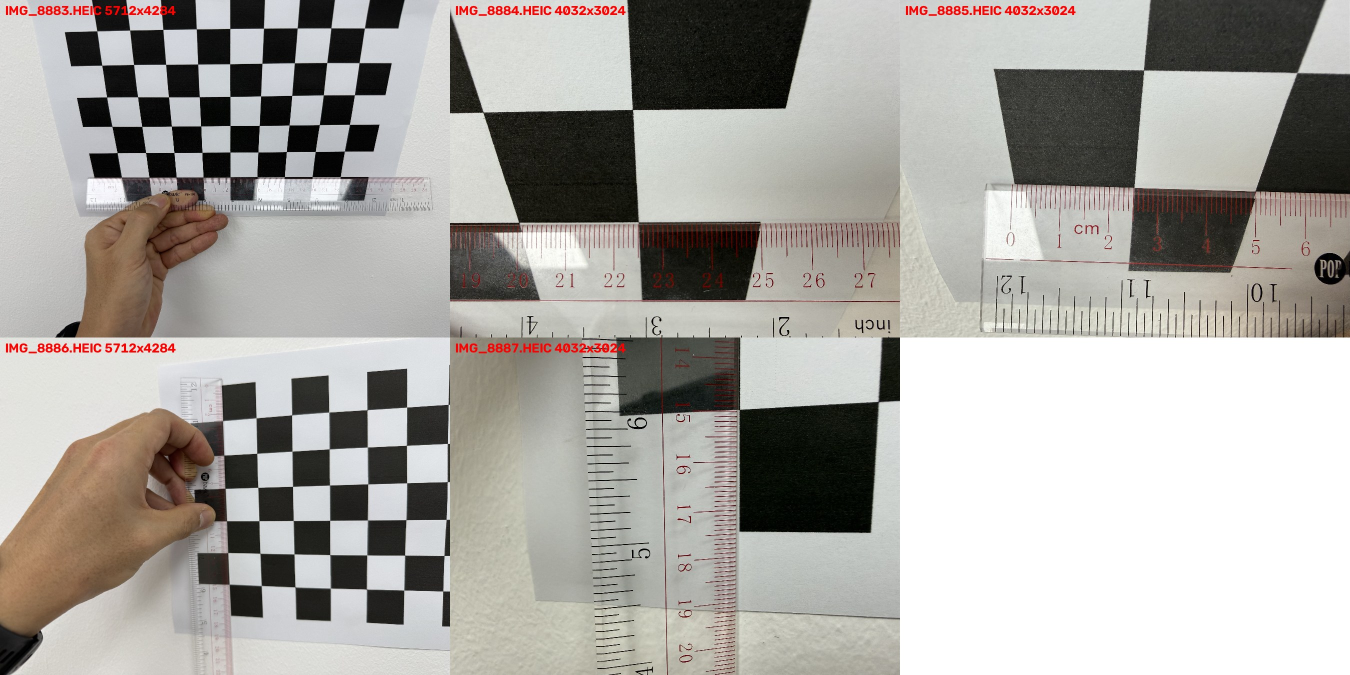
#> input picture results/own/calib_measurement.jpg, 2700 x 1350 px (shown at 1/2 size); its folder holds only this picture in this run
$ python check_calibration_photos.py --folder ../results/own
#> lines starting #> are read from the running program, lines starting #| are printed output that depends on the picture
"""Review a folder of chessboard calibration photos (HEIC/JPEG, sub-folders allowed) before calibrating.

    python scripts/check_calibration_photos.py --folder Datasets/Calibration --cols 9 --rows 6
Per photo: stored size, EXIF (lens, focal length, focus distance, orientation), 'edited' flag (iPhone IMG_Exxxx = edited copy),
board found?, board width as % of the frame, tilt of the board plane, position in the frame. Summary per sub-folder.
Writes results/own/calib_photo_review.csv and a contact sheet of the detections.
"""
import argparse, os, sys
import cv2
import numpy as np
import pandas as pd
import pillow_heif
from PIL import Image

pillow_heif.register_heif_opener()
#> (this line was passed over: pillow_heif is not available in this run)
ap = argparse.ArgumentParser()
ap.add_argument("--folder", required=True)
ap.add_argument("--cols", type=int, default=9)
ap.add_argument("--rows", type=int, default=6)
a = ap.parse_args()
pattern = (a.cols, a.rows)

rows, sheet = [], []
for dp, _, fs in sorted(os.walk(a.folder)):
    for f in sorted(fs):
        if not f.lower().endswith((".heic", ".heif", ".jpg", ".jpeg", ".png")):
            continue
        path = os.path.join(dp, f)
        im = Image.open(path)
#> im is the input picture: PIL image 2700x1350 RGB; mean R, G, B 169.3, 166.6, 161.9
        ex = im.getexif()
        ifd = ex.get_ifd(0x8769)
#> ifd = 0 items
        gray = np.array(im.convert("L"))
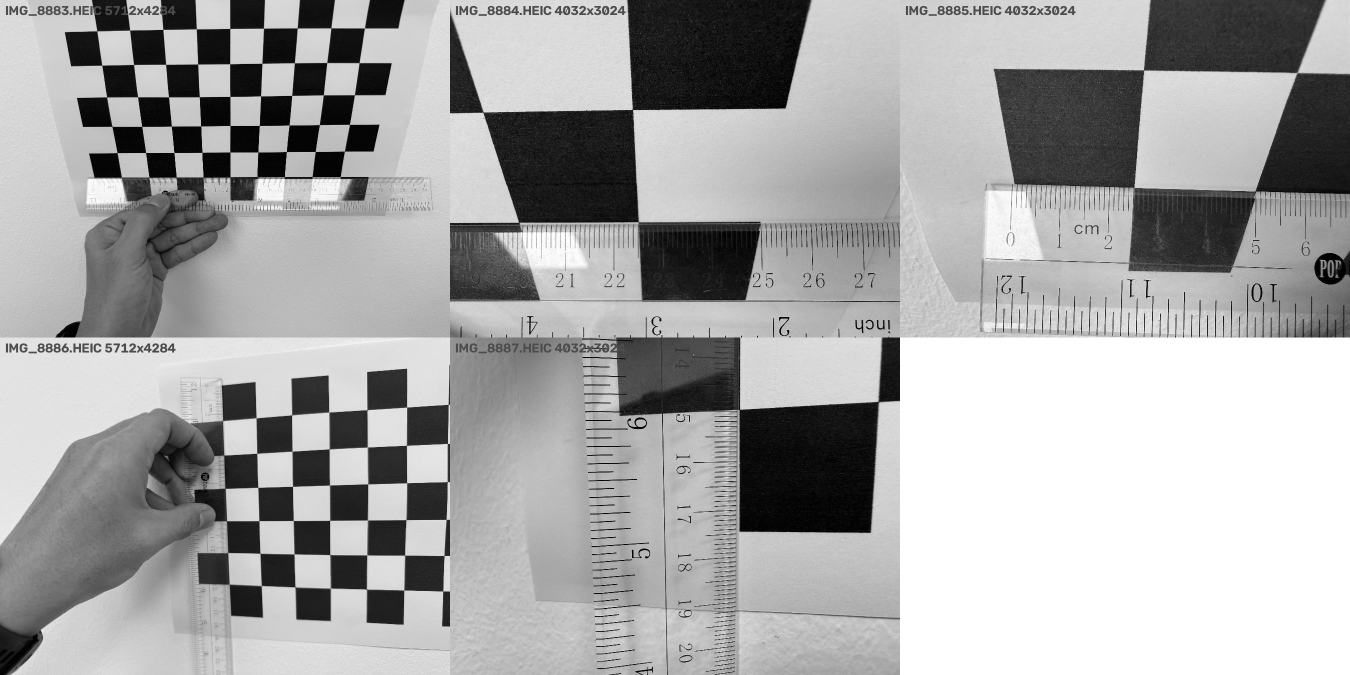
#> gray: shape (1350, 2700) (shown at 1/2 size); min 0, max 255, mean 166.9
        h, w = gray.shape
#> h = 1350; w = 2700
        r = dict(folder=os.path.relpath(dp, a.folder), file=f, edited=f.upper().startswith("IMG_E"), width=w, height=h,
                 orientation=ex.get(0x0112), model=str(ex.get(0x0110)), focal_mm=float(ifd.get(0x920A, 0) or 0),
                 focal35=ifd.get(0xA405), lens=str(ifd.get(0xA434)), subject_dist_m=float(ifd.get(0x9206, 0) or 0) if ifd.get(0x9206) is not None else None)
#> r = 11 items
        ok, corners = cv2.findChessboardCornersSB(gray, pattern, flags=cv2.CALIB_CB_EXHAUSTIVE | cv2.CALIB_CB_ACCURACY)
#> ok = True; corners = 54 rows, first 8: [194.2, 62.21], [259.8, 60.58], [326.2, 59.27], [393, 58.22], [460.1, 57.33], [527.4, 56.74], [595, 56.36], [662.3, 56.3]
        r["board_found"] = bool(ok)
        if ok:
            c = corners.reshape(-1, 2)
#> c = 54 pairs, first value 194.2 to 729.4, second value 56.3 to 355.5
            grid = c.reshape(a.rows, a.cols, 2)
            top = np.linalg.norm(grid[0, -1] - grid[0, 0]); bot = np.linalg.norm(grid[-1, -1] - grid[-1, 0])
#> after `top = np.linalg.norm(grid[0, -1] - grid[0, 0])`: top = 535.3
#> after `bot = np.linalg.norm(grid[-1, -1] - grid[-1, 0])`: bot = 438.4
            left = np.linalg.norm(grid[-1, 0] - grid[0, 0]); right = np.linalg.norm(grid[-1, -1] - grid[0, -1])
#> after `left = np.linalg.norm(grid[-1, 0] - grid[0, 0])`: left = 297.3
#> after `right = np.linalg.norm(grid[-1, -1] - grid[0, -1])`: right = 300.5
            r["board_width_pct"] = round(100 * max(top, bot) / w, 1)
            r["perspective_lr_ratio"] = round(float(left / right), 3)          # != 1 -> board turned about the vertical axis
            r["perspective_tb_ratio"] = round(float(top / bot), 3)             # != 1 -> board tilted about the horizontal axis
            r["center_x_pct"] = round(100 * c[:, 0].mean() / w, 1); r["center_y_pct"] = round(100 * c[:, 1].mean() / h, 1)
            vis = cv2.cvtColor(cv2.resize(gray, (w // 6, h // 6)), cv2.COLOR_GRAY2BGR)
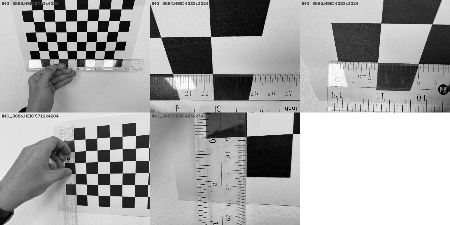
#> vis: shape (225, 450, 3); min 0, max 255, mean 167
            cv2.drawChessboardCorners(vis, pattern, (corners / 6).astype(np.float32), True)
        else:
            vis = cv2.cvtColor(cv2.resize(gray, (w // 6, h // 6)), cv2.COLOR_GRAY2BGR)
            cv2.putText(vis, "NOT FOUND", (10, 60), cv2.FONT_HERSHEY_SIMPLEX, 1.4, (0, 0, 255), 3)
        cv2.putText(vis, f"{r['folder']}/{f}", (6, 22), cv2.FONT_HERSHEY_SIMPLEX, 0.6, (0, 255, 255), 2)
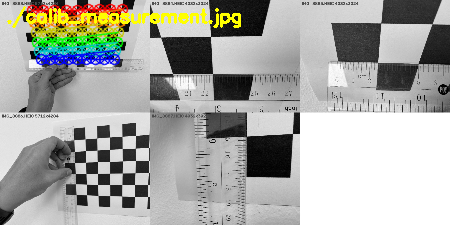
#> vis: shape (225, 450, 3); mean B, G, R 164, 169.6, 168.8
        sheet.append(cv2.resize(vis, (300, 225)))
        rows.append(r)

df = pd.DataFrame(rows)
#> df = table of 1 rows and 17 columns
os.makedirs("results/own", exist_ok=True)
df.to_csv("results/own/calib_photo_review.csv", index=False)
while len(sheet) % 8:
    sheet.append(np.zeros((225, 300, 3), np.uint8))
#> this loop made 7 passes
#> after the loop, sheet = 8 items
cv2.imwrite("results/own/calib_photo_review.jpg", np.vstack([np.hstack(sheet[i:i + 8]) for i in range(0, len(sheet), 8)]), [cv2.IMWRITE_JPEG_QUALITY, 80])
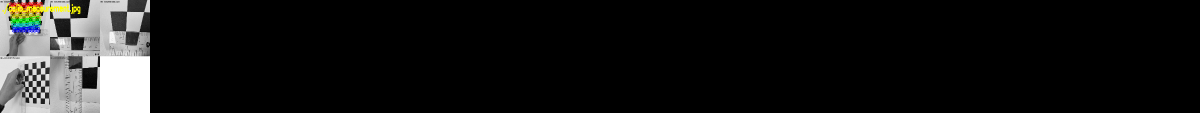
#> saved as calib_photo_review.jpg: shape (225, 2400, 3) (shown at 1/2 size); mean B, G, R 20.5, 21.2, 21.1
pd.set_option("display.width", 220); pd.set_option("display.max_columns", 30)
print(f"{len(df)} photos; stored sizes: {df.groupby(['width', 'height']).size().to_dict()}")
#| 1 photos; stored sizes: {(2700, 1350): 1}
print("orientation tags:", df.orientation.value_counts().to_dict(), "| models:", df.model.value_counts().to_dict(), "| focal35:", df.focal35.value_counts().to_dict())
#| orientation tags: {} | models: {'None': 1} | focal35: {}
print("\nper folder (found / total, edited copies, median board width %):")
g = df.groupby("folder").agg(total=("file", "size"), found=("board_found", "sum"), edited=("edited", "sum"), board_w_pct=("board_width_pct", "median"))
#> g = table of 1 rows and 4 columns
print(g.to_string())
#|         total  found  edited  board_w_pct
#| folder
#| .           1      1       0         19.8
print("\nedited (IMG_E) vs original pairs with the same number:")
nums = df.assign(num=df.file.str.extract(r"(\d+)")[0]).groupby("num").file.apply(list)
pairs = {k: v for k, v in nums.items() if len(v) > 1}
#> pairs = 0 items
print(pairs if pairs else "none")
#| none
